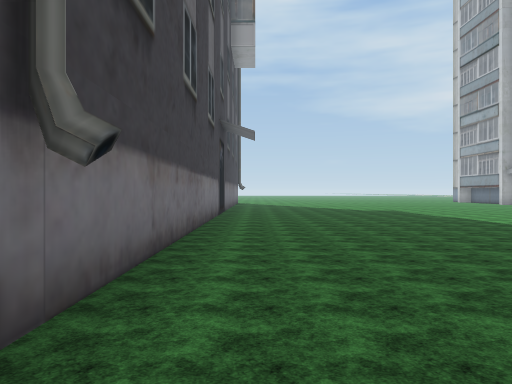
view 1 (above)

16 first-person views from a walk through a 3-D level made in the Unity game engine. The camera is 1.4 m above the floor, looks level and sees 70° across. The floor is counted in squares, 1.95 m on a side. Each view is taken from the middle of a square. On the plan, view 1 faces up. The plan holds only what a view shows up to about 11 squares ahead; the rest is blank. The place goes on beyond the plan. The player character is not drawn. Some animated figures are not drawn. Some surface patterns are stand-ins.

view 2
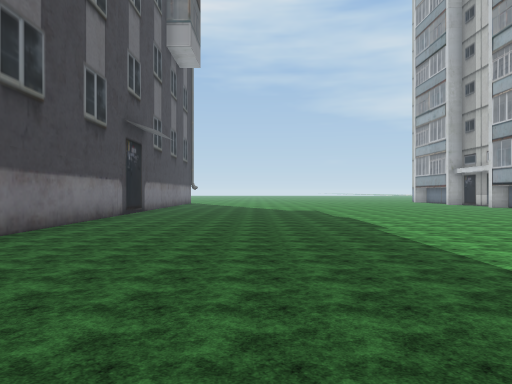

view 3
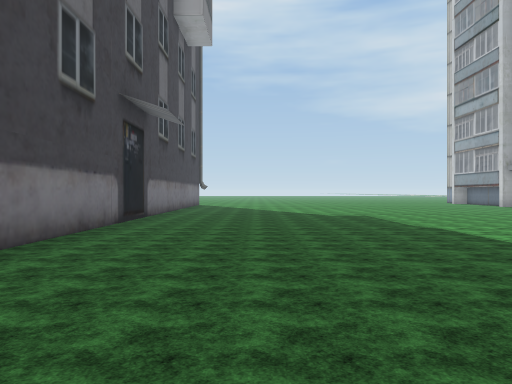

view 4
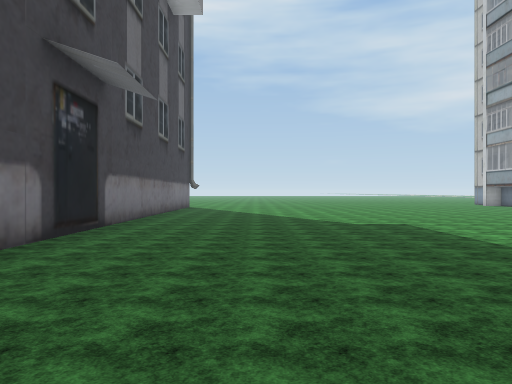

view 5
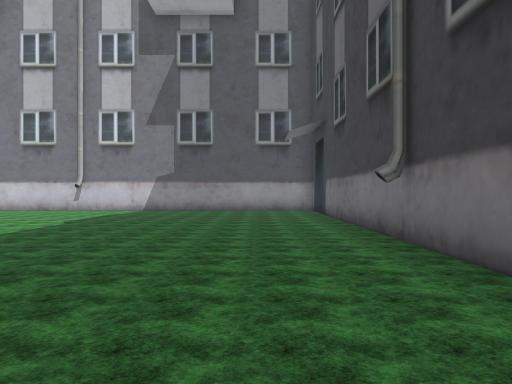

view 6
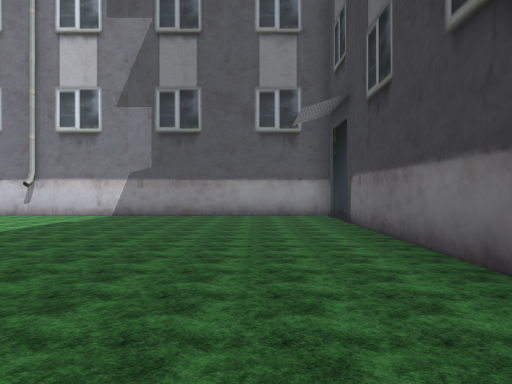

view 7
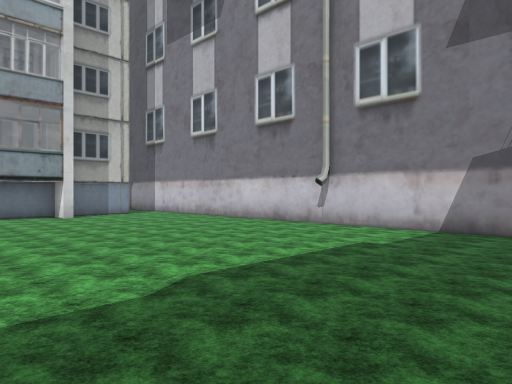

view 8
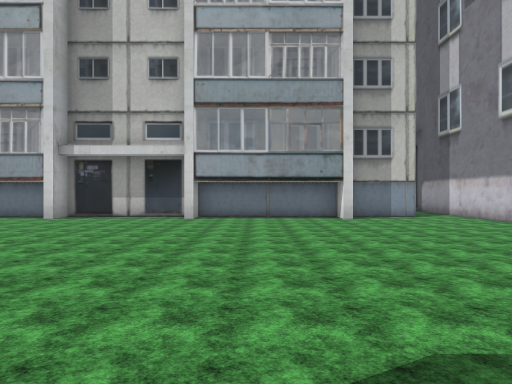

view 9
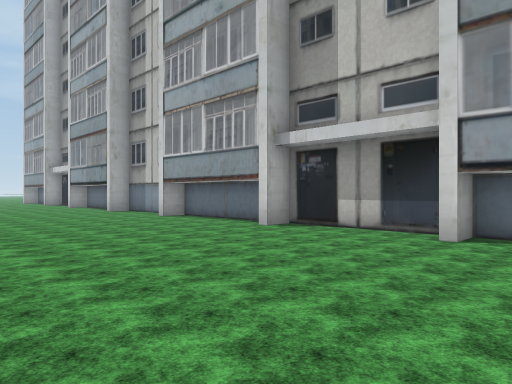

view 10
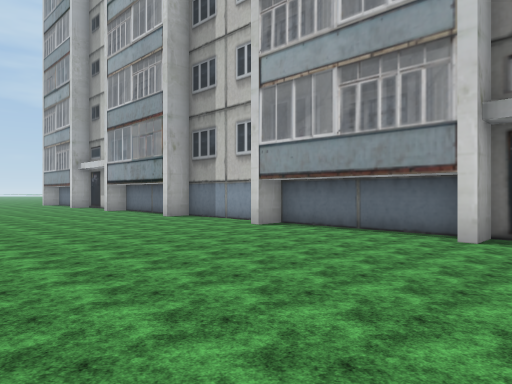

view 11
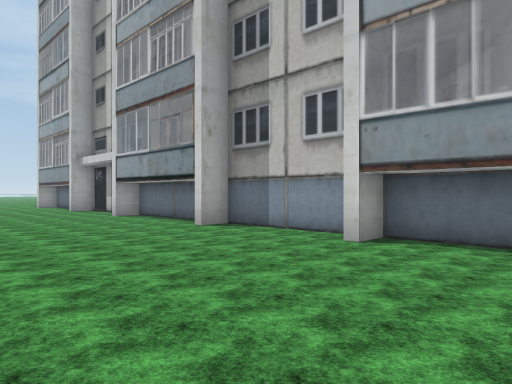

view 12
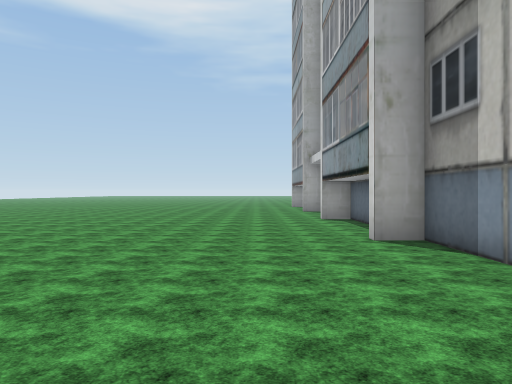

view 13
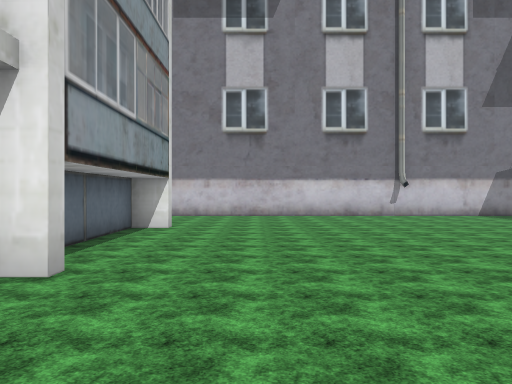

view 14
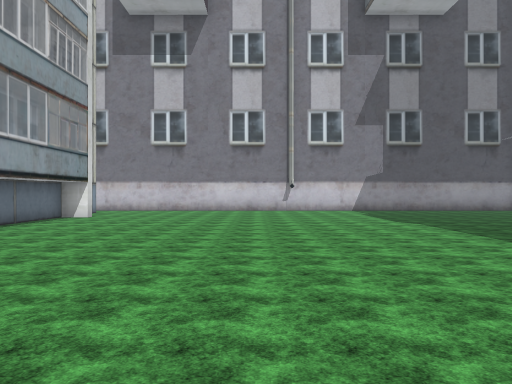

view 15
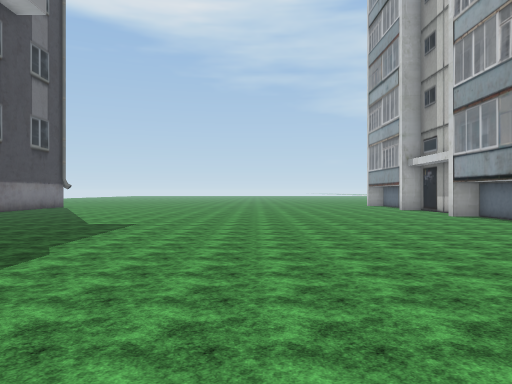

view 16
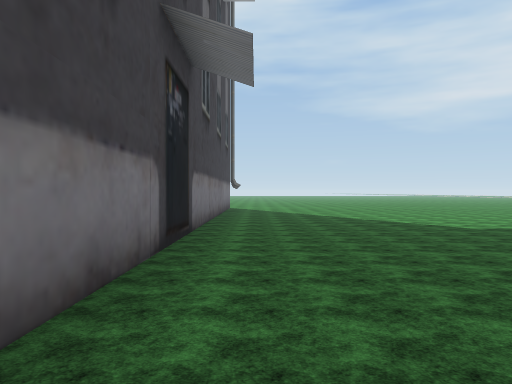

### Floor plan
Points are (right, up) in squares from view 1. A wall is a line through its corners. A room is listed if a view was taken in it or the views show most of it. See-through windows are left out.
Room 1 (views 1, 2, 3, 4, 5, 6, 7, 8, 9, 10, 11, 12, 13, 14, 15, 16)
walls: (14.5, 4.9) (14.5, 8.7) (13.8, 8.7); (14.5, 9.4) (14.5, 12.4) (13.8, 12.4); (13.8, 0.9) (14.2, 0.9); (14.5, 1) (14.5, 4.4) (13.8, 4.4); (14.5, 13.6) (14.5, 16.7) (13.8, 16.7); (13.8, -3.3) (14.5, -3.3) (14.5, 0.7) (13.8, 0.7); (-1.2, 17.5) (-1.2, -7) (15, -7); (14.5, -5.6) (14.5, -3.8)
ways out: opening at (15, -6)

Positions as (right, up) in squares from view 1, and headings:
1: (0, 0), facing up
2: (3, 0), facing up
3: (2, 3), facing up
4: (2, 6), facing up
5: (1, 7), facing down
6: (1, 4), facing down
7: (3, 0), facing down-right
8: (4, -1), facing right
9: (8, -1), facing up-right
10: (8, 3), facing up-right
11: (9, 6), facing up-right
12: (12, 7), facing up
13: (12, 4), facing down
14: (9, 7), facing down
15: (8, 6), facing up
16: (0, 7), facing up
